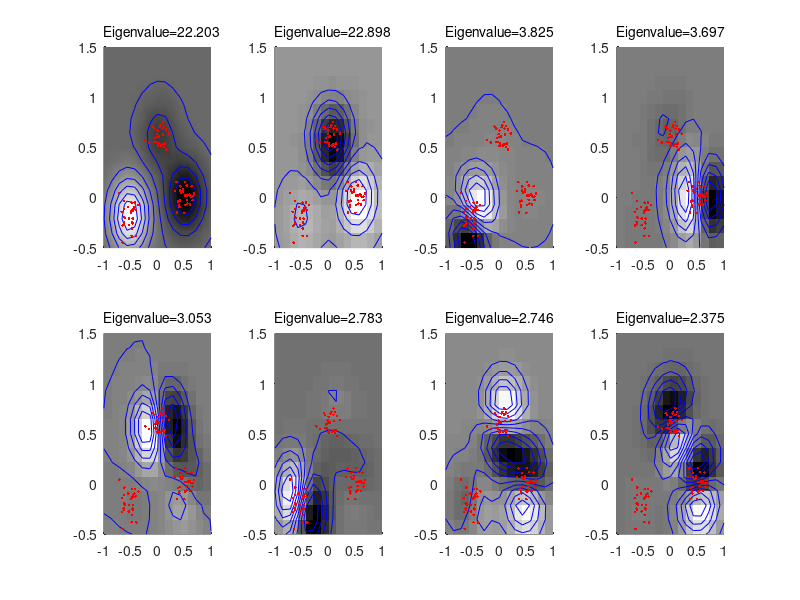

The MATLAB script that drew this image:
function kpca3
% KPCA3 - Kernel PCA toy example
% Kernel PCA toy example for k(x,y)=exp(-||x-y||^2/rbf_var), cf. Fig. 4 in 
% @article{SchSmoMue98, 
% author = "B.~{Sch\"olkopf} and A.~Smola and K.-R.~{M\"uller}", 
% title = "Nonlinear component analysis as a kernel Eigenvalue problem", 
% journal =	 {Neural Computation}, 
% volume = 10, % issue = 5, 
% pages = "1299 -- 1319", 
% year = 1998} 
% This file can be downloaded from http://www.kernel-machines.org . 
% Last modified: 4 July 2003 

% parameters 
%%%%%%%%%%%%%%%%%%%%%%%%%%%%%%%%%%%%%%%%%%%%%%%%%%%%%%%%%%%%%%%%%%%%%%%%%% 
rbf_var = 0.1; xnum = 4; ynum = 2; 
max_ev = xnum*ynum; 
% (extract features from the first Eigenvectors) 
x_test_num = 15; 
y_test_num = 15; 
cluster_pos = [-0.5 -0.2; 0 0.6; 0.5 0]; 
cluster_size = 30; 

% generate a toy data set 
%%%%%%%%%%%%%%%%%%%%%%%%%%%%%%%%%%%%%%%%%%%%%%%%%%%%%%%%%%%%%%%%%%%%%%%%%% 
num_clusters = size(cluster_pos,1); 
train_num = num_clusters*cluster_size; 
patterns = zeros(train_num, 2); 
range = 1; randn('seed', 0); 
for i=1:num_clusters, 
  patterns((i-1)*cluster_size+1:i*cluster_size,1) = ...
    cluster_pos(i,1)+0.1*randn(cluster_size,1); 
  patterns((i-1)*cluster_size+1:i*cluster_size,2) = ...
    cluster_pos(i,2)+0.1*randn(cluster_size,1); 
end 
test_num = x_test_num*y_test_num; 
x_range = -range:(2*range/(x_test_num - 1)):range; 
y_offset = 0.5; 
y_range = -range+ y_offset:(2*range/(y_test_num - 1)):range+ y_offset; 
[xs, ys] = meshgrid(x_range, y_range); 
test_patterns(:, 1) = xs(:); 
test_patterns(:, 2) = ys(:); 
cov_size = train_num; 

% use all patterns to compute the covariance matrix 
% carry out Kernel PCA 
%%%%%%%%%%%%%%%%%%%%%%%%%%%%%%%%%%%%%%%%%%%%%%%%%%%%%%%%%%%%%%%%%%%%%%%%%% 
for i=1:cov_size, 
for j=i:cov_size, 
% K(i,j) = exp(-norm(patterns(i,:)-patterns(j,:))^2/rbf_var); 
K(i,j) = exp(-sum(sum((patterns(i,:)-patterns(j,:)).^2))/rbf_var); 
K(j,i) = K(i,j);
end 
end 
unit = ones(cov_size, cov_size)/cov_size; 
% centering in feature space! 
K_n = K - unit*K - K*unit + unit*K*unit; 
[evecs,evals] = eig(K_n); 
evals = real(diag(evals)); 
for i=1:cov_size, evecs(:,i) = evecs(:,i)/(sqrt(evals(i))); end 

% extract features 
%%%%%%%%%%%%%%%%%%%%%%%%%%%%%%%%%%%%%%%%%%%%%%%%%%%%%%%%%%%%%%%%%%%%%%%%%% 
% do not need the following here - only need test point features 
%unit_train = ones(train_num,cov_size)/cov_size; 
%for i=1:train_num, 
% for j=1:cov_size, 
% K_train(i,j) = exp(-norm(patterns(i,:)-patterns(j,:))^2/rbf_var); 
% end 
%end 
%K_train_n = K_train - unit_train*K - K_train*unit + unit_train*K*unit; 
%features = zeros(train_num, max_ev); 
%features = K_train_n * evecs(:,1:max_ev); 
unit_test = ones(test_num,cov_size)/cov_size; 
K_test = zeros(test_num,cov_size); 
for i=1:test_num, 
for j=1:cov_size, 
K_test(i,j) = exp(-norm(test_patterns(i,:)-patterns(j,:))^2/rbf_var); 
end 
end 
K_test_n = K_test - unit_test*K - K_test*unit + unit_test*K*unit; 
test_features = zeros(test_num, max_ev); 
test_features = K_test_n * evecs(:,1:max_ev); 

% plot it 
%%%%%%%%%%%%%%%%%%%%%%%%%%%%%%%%%%%%%%%%%%%%%%%%%%%%%%%%%%%%%%%%%%%%%%%%%% 
figure(1); clf 
for n = 1:max_ev, 
subplot(ynum, xnum, n); 
axis([-range range -range+y_offset range+y_offset]); 
imag = reshape(test_features(:,n), y_test_num, x_test_num); 
axis('xy') 
colormap('gray'); 
hold on; 
pcolor(x_range, y_range, imag); 
shading('interp');
contour(x_range, y_range, imag, 9, 'b'); 
plot(patterns(:,1), patterns(:,2), 'r.');
text(-1,1.65,sprintf('Eigenvalue=%4.3f', evals(n))); 
hold off; 
end

